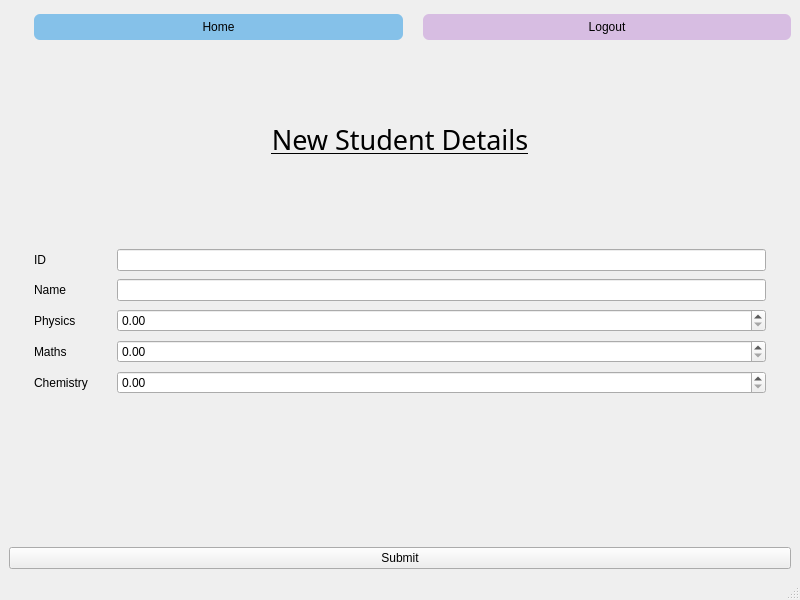
<?xml version="1.0" encoding="UTF-8"?>
<ui version="4.0">
 <class>new_student</class>
 <widget class="QMainWindow" name="new_student">
  <property name="geometry">
   <rect>
    <x>0</x>
    <y>0</y>
    <width>800</width>
    <height>600</height>
   </rect>
  </property>
  <property name="windowTitle">
   <string>MainWindow</string>
  </property>
  <widget class="QWidget" name="centralwidget">
   <layout class="QVBoxLayout" name="verticalLayout_2">
    <item>
     <layout class="QVBoxLayout" name="verticalLayout">
      <property name="spacing">
       <number>71</number>
      </property>
      <item>
       <layout class="QHBoxLayout" name="horizontalLayout">
        <property name="spacing">
         <number>20</number>
        </property>
        <property name="sizeConstraint">
         <enum>QLayout::SizeConstraint::SetDefaultConstraint</enum>
        </property>
        <property name="leftMargin">
         <number>25</number>
        </property>
        <property name="topMargin">
         <number>5</number>
        </property>
        <property name="bottomMargin">
         <number>10</number>
        </property>
        <item>
         <widget class="QPushButton" name="newStudentHome_btn">
          <property name="sizePolicy">
           <sizepolicy hsizetype="Minimum" vsizetype="Fixed">
            <horstretch>0</horstretch>
            <verstretch>0</verstretch>
           </sizepolicy>
          </property>
          <property name="styleSheet">
           <string notr="true">QPushButton {
    background-color: #85C1E9;
    color: black;
    border-radius: 6px;
    padding: 6px 12px;
}
QPushButton:hover {
    background-color: #5DADE2;
}
QPushButton:pressed {
    background-color: #3498DB;
}
</string>
          </property>
          <property name="text">
           <string>Home</string>
          </property>
         </widget>
        </item>
        <item>
         <widget class="QPushButton" name="newStudentLogout_btn">
          <property name="styleSheet">
           <string notr="true">QPushButton {
    background-color: #D7BDE2;
    color: black;
    border-radius: 6px;
    padding: 6px 12px;
}
QPushButton:hover {
    background-color: #AF7AC5;
}
QPushButton:pressed {
    background-color: #884EA0;
}
</string>
          </property>
          <property name="text">
           <string>Logout</string>
          </property>
         </widget>
        </item>
       </layout>
      </item>
      <item>
       <widget class="QLabel" name="label_6">
        <property name="sizePolicy">
         <sizepolicy hsizetype="Minimum" vsizetype="Fixed">
          <horstretch>0</horstretch>
          <verstretch>0</verstretch>
         </sizepolicy>
        </property>
        <property name="minimumSize">
         <size>
          <width>10</width>
          <height>20</height>
         </size>
        </property>
        <property name="font">
         <font>
          <family>Segoe MDL2 Assets</family>
          <pointsize>20</pointsize>
          <underline>true</underline>
         </font>
        </property>
        <property name="layoutDirection">
         <enum>Qt::LayoutDirection::LeftToRight</enum>
        </property>
        <property name="text">
         <string>New Student Details</string>
        </property>
        <property name="alignment">
         <set>Qt::AlignmentFlag::AlignCenter</set>
        </property>
        <property name="margin">
         <number>-4</number>
        </property>
       </widget>
      </item>
      <item>
       <layout class="QFormLayout" name="formLayout">
        <property name="horizontalSpacing">
         <number>29</number>
        </property>
        <property name="verticalSpacing">
         <number>8</number>
        </property>
        <property name="leftMargin">
         <number>25</number>
        </property>
        <property name="topMargin">
         <number>20</number>
        </property>
        <property name="rightMargin">
         <number>25</number>
        </property>
        <item row="0" column="0">
         <widget class="QLabel" name="label">
          <property name="text">
           <string>ID</string>
          </property>
         </widget>
        </item>
        <item row="0" column="1">
         <widget class="QLineEdit" name="newStudentId"/>
        </item>
        <item row="1" column="0">
         <widget class="QLabel" name="label_2">
          <property name="text">
           <string>Name</string>
          </property>
         </widget>
        </item>
        <item row="1" column="1">
         <widget class="QLineEdit" name="newStudentName"/>
        </item>
        <item row="2" column="0">
         <widget class="QLabel" name="label_3">
          <property name="text">
           <string>Physics </string>
          </property>
         </widget>
        </item>
        <item row="2" column="1">
         <widget class="QDoubleSpinBox" name="newStudentPhysics">
          <property name="maximum">
           <double>100.000000000000000</double>
          </property>
         </widget>
        </item>
        <item row="3" column="0">
         <widget class="QLabel" name="label_4">
          <property name="text">
           <string>Maths</string>
          </property>
         </widget>
        </item>
        <item row="3" column="1">
         <widget class="QDoubleSpinBox" name="newStudentMaths">
          <property name="maximum">
           <double>100.000000000000000</double>
          </property>
         </widget>
        </item>
        <item row="4" column="0">
         <widget class="QLabel" name="label_5">
          <property name="text">
           <string>Chemistry</string>
          </property>
         </widget>
        </item>
        <item row="4" column="1">
         <widget class="QDoubleSpinBox" name="newStudentChemistry">
          <property name="maximum">
           <double>100.000000000000000</double>
          </property>
         </widget>
        </item>
       </layout>
      </item>
     </layout>
    </item>
    <item>
     <widget class="QPushButton" name="newStudentSubmit_btn">
      <property name="text">
       <string>Submit</string>
      </property>
     </widget>
    </item>
   </layout>
  </widget>
  <widget class="QMenuBar" name="menubar">
   <property name="geometry">
    <rect>
     <x>0</x>
     <y>0</y>
     <width>800</width>
     <height>25</height>
    </rect>
   </property>
  </widget>
  <widget class="QStatusBar" name="statusbar"/>
 </widget>
 <resources/>
 <connections/>
</ui>
